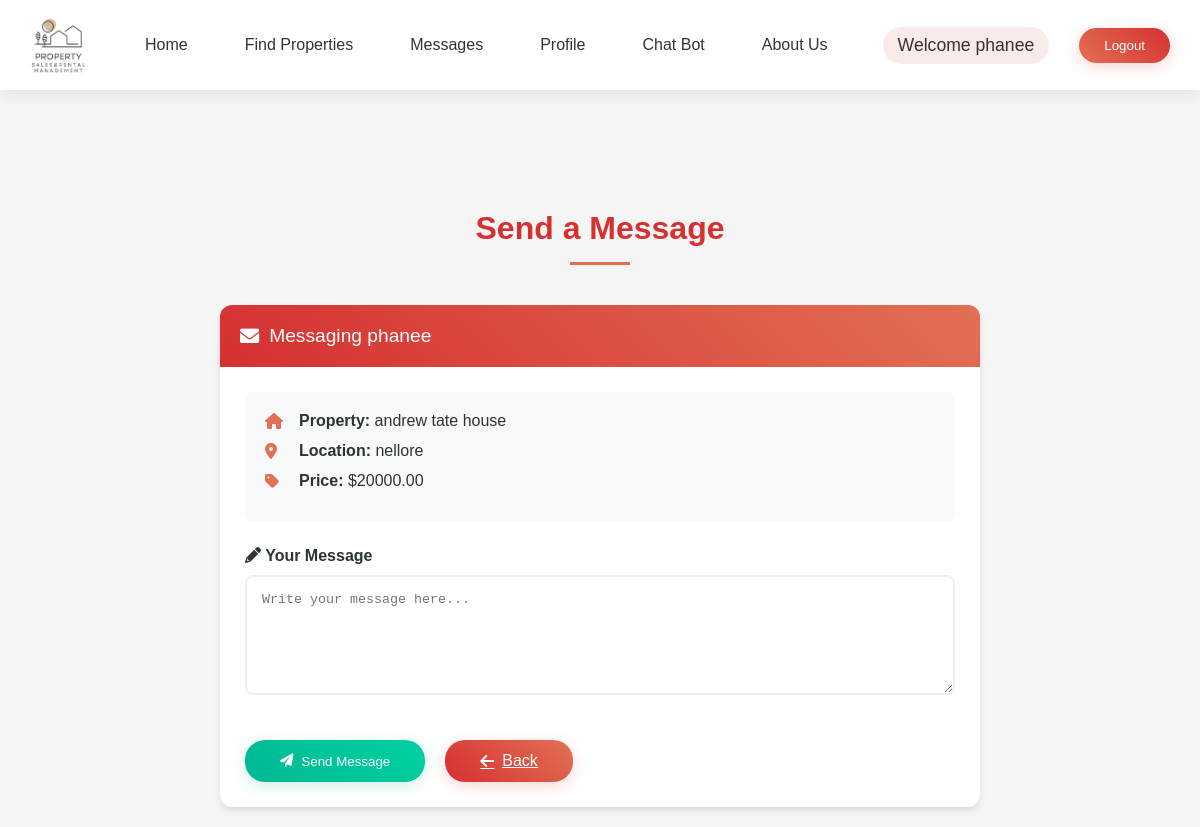
Before: /property/5/send_message/ (signed in) with the older database file.
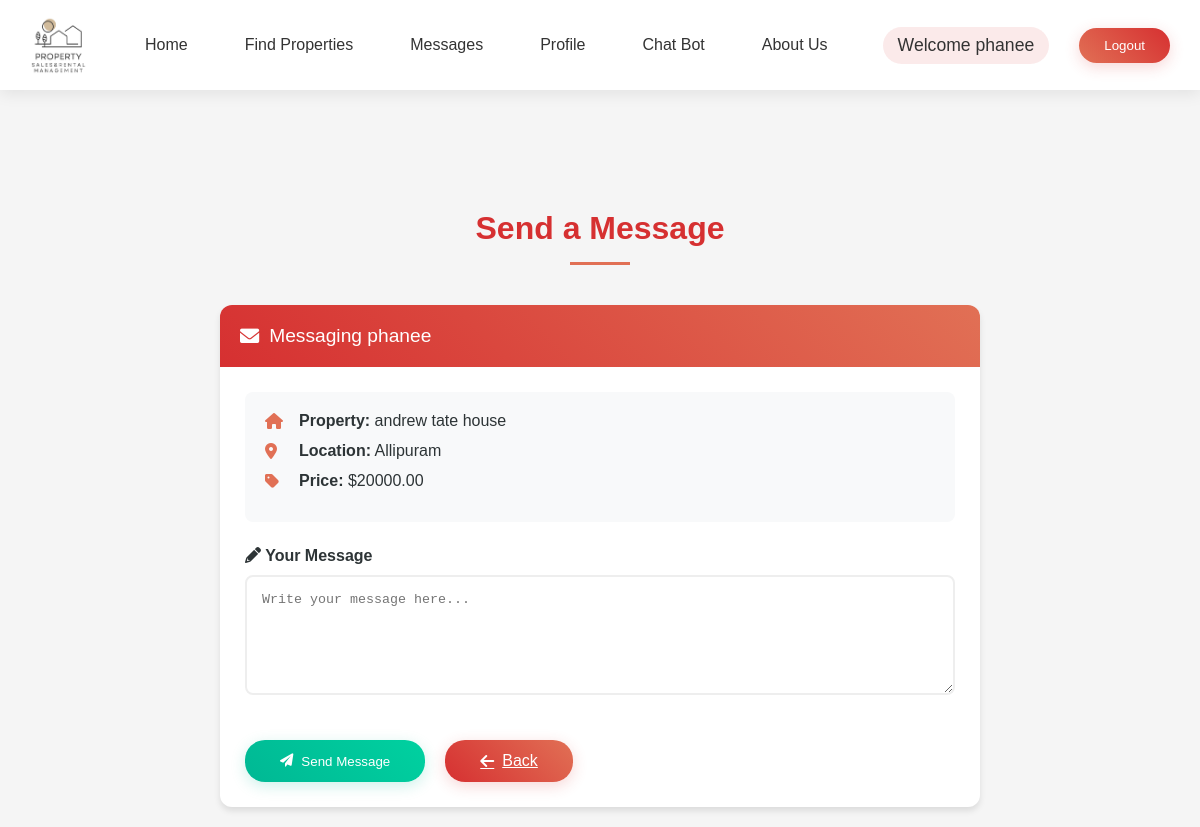
After: the same page with the newer database file.
### ownerapp/models.py (models this page shows, shortened)
class Property(models.Model):
    PROPERTY_TYPE_CHOICES = [
        ('Rent', 'Rent'),
        ('Sale', 'Sale'),
    ]
    OCCUPANCY_CHOICES = [
        ('Available', 'Available'),
        ('Not Available', 'Not Available'),
    ]
    PARKING = [
        ('Available', 'Available'),
        ('Not Available', 'Not Available'),
    ]
    title = models.CharField(max_length=200)
    image = models.ImageField(upload_to='property_images/')
    image_2 = models.ImageField(upload_to='property_images/', blank=True, null=True)
    image_3 = models.ImageField(upload_to='property_images/', blank=True, null=True)
    overview = models.TextField(max_length=100)
    location = models.CharField(max_length=200)
    location_url = models.URLField(max_length=500, blank=True, null=True, help_text="OpenStreetMap URL for the property location")
    address = models.TextField(max_length=300, blank=True, null=True)
    property_type = models.CharField(max_length=10, choices=PROPERTY_TYPE_CHOICES, default='Rent')
    price = models.DecimalField(max_digits=10, decimal_places=2)
    description = models.TextField()
    size = models.PositiveIntegerField()
    bedrooms = models.PositiveIntegerField()
    bathrooms = models.PositiveIntegerField()
    parking = models.CharField(max_length=20,choices=PARKING,default='Available')
    year_built = models.PositiveIntegerField()
    flooring_type = models.CharField(max_length=100)
    owner_name = models.CharField(max_length=100, default='Owner Name')
    email = models.EmailField()
    phone = models.CharField(max_length=15)
    occupancy_status = models.CharField(max_length=20,choices=OCCUPANCY_CHOICES,default='Available')
    owner = models.ForeignKey(User, on_delete=models.CASCADE, related_name='properties', default=1)

### tenentapp/views.py (the view)
# urls.py: path('property/<int:property_id>/send_message/', views.send_message, name='send_message'),
@login_required
def send_message(request, property_id):
    property = get_object_or_404(Property, id=property_id)
    if request.method == 'POST':
        form = MessageForm(request.POST)
        if form.is_valid():
            message = form.save(commit=False)
            message.tenant = request.user  # Set the tenant as the logged-in user
            message.owner = property.owner  # Set the owner of the property
            message.property = property  # Set the related property
            message.save()  # Save the message to the database
            return redirect('tenentapp:property_detail', pk=property.id)  # Ensure you have this URL pattern
    else:
        form = MessageForm()
    return render(request, 'tenentapp/send_message.html', {'form': form, 'property': property})

### ownerapp/forms.py
class MessageForm(forms.ModelForm):
    class Meta:
        model = Message
        fields = ['content']
        widgets = {
            'content': forms.Textarea(attrs={
                'class': 'form-control',
                'placeholder': 'Write your message here...',
                'rows': 4,
            }),
        }

### templates/tenentApp/send_message.html (shortened to what this page needs)
{% load static %}
<html lang="en">
<head>
    <link rel="stylesheet" href="https://cdnjs.cloudflare.com/ajax/libs/font-awesome/6.0.0/css/all.min.css">
    <link rel="stylesheet" href="{% static 'css/adminApp/homepage.css' %}">
</head>
<body>
    {% include 'Navbar/tenentNavBar.html' %}
    <div class="message-container">
        <h1 class="message-header">Send a Message</h1>
        <div class="message-card">
            <div class="card-top">
                <i class="fas fa-envelope"></i>
                Messaging {{ property.owner.username }}
            </div>
            <div class="card-content">
                <div class="property-details">
                    <div class="property-item">
                        <i class="fas fa-home"></i>
                        <span><strong>Property:</strong> {{ property.title }}</span>
                    </div>
                    <div class="property-item">
                        <i class="fas fa-map-marker-alt"></i>
                        <span><strong>Location:</strong> {{ property.location }}</span>
                    </div>
                    <div class="property-item">
                        <i class="fas fa-tag"></i>
                        <span><strong>Price:</strong> ${{ property.price }}</span>
                    </div>
                </div>
                <form method="post" class="message-form">
                    <label class="form-label">
                        <i class="fas fa-pencil-alt"></i> Your Message
                    </label>
                    {{ form.content }}
                    <div class="btn-group">
                        <button type="submit" class="send-btn">
                            <i class="fas fa-paper-plane"></i>
                            Send Message
                        </button>
                        <a href="{% url 'tenentapp:property_detail' property.id %}" class="back-btn">
                            <i class="fas fa-arrow-left"></i>
                            Back
                        </a>
                    </div>
                </form>
            </div>
        </div>
    </div>
</body>
</html>

Changed rows visible on the page:
changed Property "andrew tate house": location "nellore" → "Allipuram"
